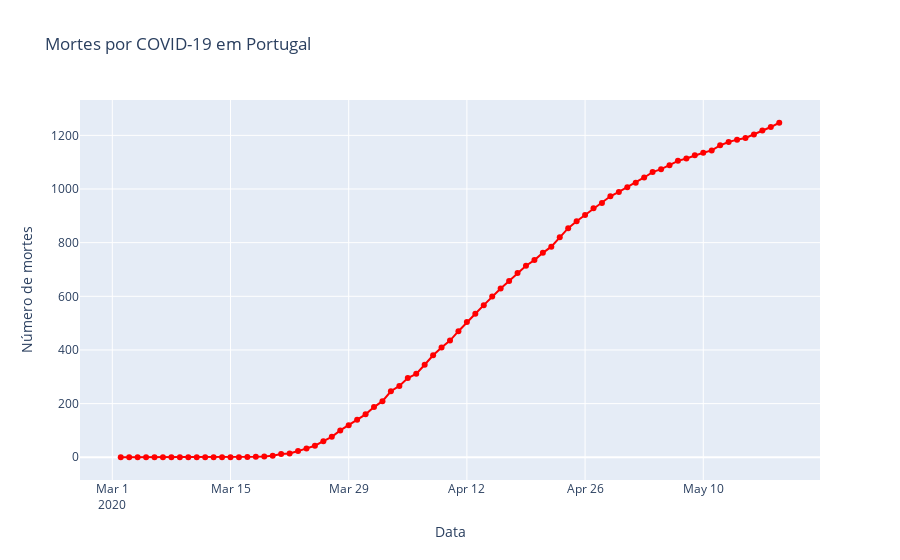

The code cell stored with this chart in its notebook:
### Markdown cell above
## Mortes

### Code cell
#Visualização do número de mortes através do gráfico
fig = go.Figure()

fig.add_trace(
    go.Scatter(x=portugal.observationdate, y=portugal.deaths, name='Mortes', mode='lines+markers',
              line=dict(color='red'))
)
#Edita o layout
fig.update_layout(title='Mortes por COVID-19 em Portugal',
                   xaxis_title='Data',
                   yaxis_title='Número de mortes')
fig.show()
